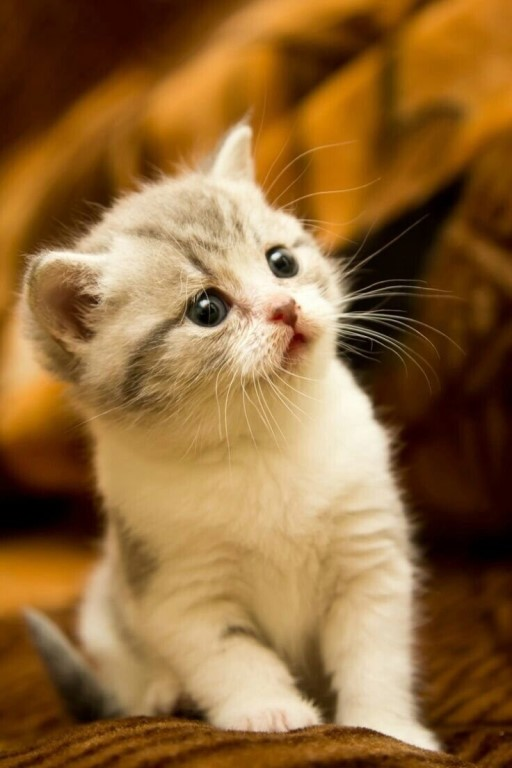
%> input picture 1.jpg, 512 x 768 px
$ octave lb1.m   (GNU Octave 9; MATLAB toolbox functions it lacks are replaced by stand-ins)
%> lines starting %> are read from the running program, lines starting %| are printed output that depends on the picture; in (x1, y1, x2, y2) boxes, pixels count from 0 and x2, y2 are one past the last pixel; in counts of white or black regions, pixels touching at a corner belong together; the program's own positions count from 1
% 1, 2
f = imread('C:\Users\arsen\OneDrive\Desktop\ЦОИ\1.jpg');
%> f is the input picture: size 768x512x3 uint8; mean R, G, B 144.4, 104.9, 57
% 3
imshow(f)
title('Исходное изображение');
pause
% 4
imwrite(f, 'C:\Users\arsen\OneDrive\Desktop\ЦОИ\DIP\Lab1\1_1.jpg');
% 5
imwrite(f, 'C:\Users\arsen\OneDrive\Desktop\ЦОИ\DIP\Lab1\1_1.png');
% 6
info_f1 = imfinfo('C:\Users\arsen\OneDrive\Desktop\ЦОИ\DIP\Lab1\1_1.jpg');
info_f2 = imfinfo('C:\Users\arsen\OneDrive\Desktop\ЦОИ\DIP\Lab1\1_1.png');
% 7
%% Рассчитать и сравнить степень сжатия изображений в форматах jpg и png по формуле:
%% Ks = ((W*H*Bit)/8) / FileSize, где Ks – степень сжатия изображения;
%% W H, – высота и ширина изображения в пикселях; Bit – разрядность изображения в бит;
%% FileSize – размер файла изображения в байтах.
W = length(f);
%> W = 768
H = width(f);
%> H = 512
Bit1 = info_f1.BitDepth;
Bit2 = info_f2.BitDepth;
FS1 = info_f1.FileSize;
FS2 = info_f2.FileSize;
Ks_1 = ((W*H*Bit1)/8)/FS1;
%> Ks_1 = 31.1
Ks_2 = ((W*H*Bit2)/8)/FS2;
%> Ks_2 = 2.39
Ks_dif = Ks_1 - Ks_2;
%> Ks_dif = 28.71
% 8
g = rgb2gray(f);
imshow(g);
title('Полутоновое изображение');
pause
imwrite(g, 'C:\Users\arsen\OneDrive\Desktop\ЦОИ\DIP\Lab1\1_g.jpg');
% 9
BW25 = im2bw(g, 0.25);
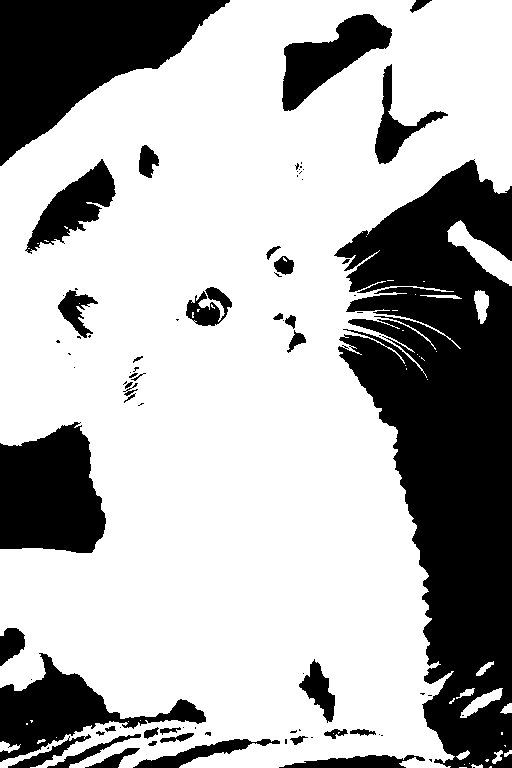
%> BW25: size 768x512 logical; 69.3% white; 83 black regions (44 under 20 px), largest, box (x1, y1, x2, y2) and area: (334, 159, 512, 768) 63164, (0, 0, 230, 166) 19410, (0, 422, 106, 553) 10929
BW50 = im2bw(g, 0.50);
%> BW50: size 768x512 logical; 42.4% white; 99 white regions (89 under 20 px), largest, box (x1, y1, x2, y2) and area: (0, 0, 440, 753) 158402, (454, 55, 512, 131) 2561, (414, 0, 512, 45) 2281
BW75 = im2bw(g, 0.75);
%> BW75: size 768x512 logical; 14.2% white; 116 white regions (102 under 20 px), largest, box (x1, y1, x2, y2) and area: (40, 125, 404, 536) 36637, (343, 539, 436, 750) 10081, (203, 642, 317, 731) 6061
imshow(BW25);
title('Полутоновое с порогом 25%');
pause
imshow(BW50);
title('Полутоновое с порогом 50%');
pause
imshow(BW75);
title('Полутоновое с порогом 75%');
pause
imwrite(BW25, 'C:\Users\arsen\OneDrive\Desktop\ЦОИ\DIP\Lab1\Logical\1_25.jpg');
imwrite(BW50, 'C:\Users\arsen\OneDrive\Desktop\ЦОИ\DIP\Lab1\Logical\1_50.jpg');
imwrite(BW75, 'C:\Users\arsen\OneDrive\Desktop\ЦОИ\DIP\Lab1\Logical\1_75.jpg');
% 10
% Преобразование полутонового изображения в 8-битовое
bitImage = im2uint8(g);

% Разбиение на битовые плоскости
bitPlanes = zeros(size(bitImage, 1), size(bitImage, 2), 8, 'uint8');
for i = 1:8
    bitPlanes(:,:,i) = bitget(bitImage, i);
end

% Вывод каждой битовой плоскости на экран
for i = 1:8
    figure;
    imshow(logical(bitPlanes(:,:,i))); % Преобразует каждую битовую плоскость в двоичное изображение
    title(['Битовая плоскость ', num2str(i)]);
end
%> this loop made 8 passes
%> pass 1, `imshow(logical(bitPlanes(:,:,i)));`:
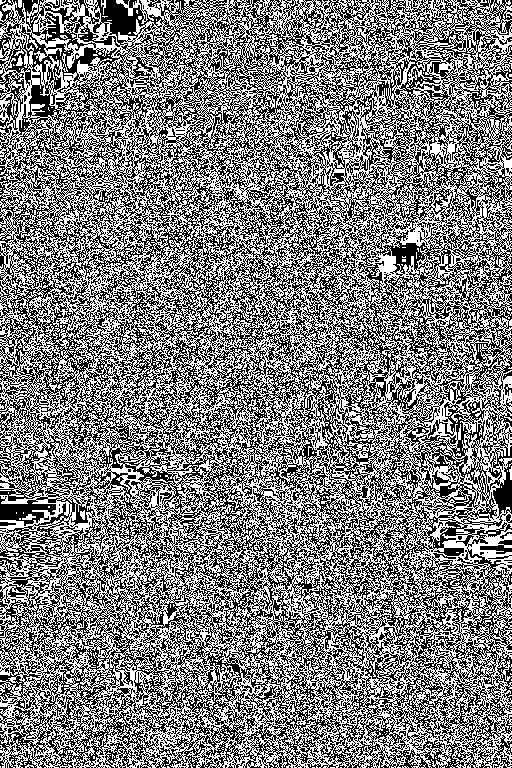
%> displayed picture: size 768x512 logical; 50% white in thin lines or dots

% Сохранение каждой отдельной битовой плоскости в директорию
for i = 1:8
    imwrite(logical(bitPlanes(:,:,i)), ['C:\Users\arsen\OneDrive\Desktop\ЦОИ\DIP\Lab1\BitPlane\8bit_', num2str(i), '.jpg']);
end
% 11
BLK5 = blkproc(g, [5 5],'mean2(x)*ones(size(x))');
BLK10 = blkproc(g, [10 10],'mean2(x)*ones(size(x))');
BLK20 = blkproc(g, [20 20],'mean2(x)*ones(size(x))');
BLK50 = blkproc(g, [50 50],'mean2(x)*ones(size(x))');
imwrite(BLK5, 'C:\Users\arsen\OneDrive\Desktop\ЦОИ\DIP\Lab1\Discret\BLK5.jpg');
imwrite(BLK10, 'C:\Users\arsen\OneDrive\Desktop\ЦОИ\DIP\Lab1\Discret\BLK10.jpg');
imwrite(BLK20, 'C:\Users\arsen\OneDrive\Desktop\ЦОИ\DIP\Lab1\Discret\BLK20.jpg');
imwrite(BLK50, 'C:\Users\arsen\OneDrive\Desktop\ЦОИ\DIP\Lab1\Discret\BLK50.jpg');
% 12
quantized_4 = imquantize(g, linspace(0, 255, 4));
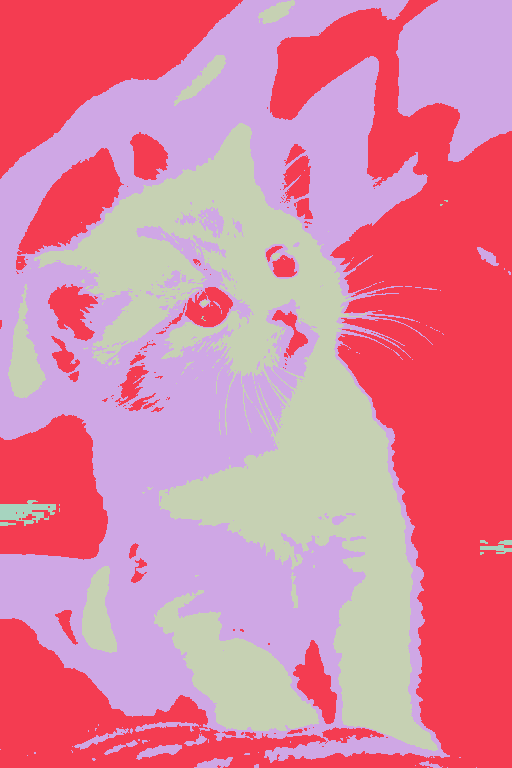
%> quantized_4: size 768x512 double; 4 distinct labels, from 1 to 4; one colour per label, 0 black
quantized_16 = imquantize(g, linspace(0, 255, 16));
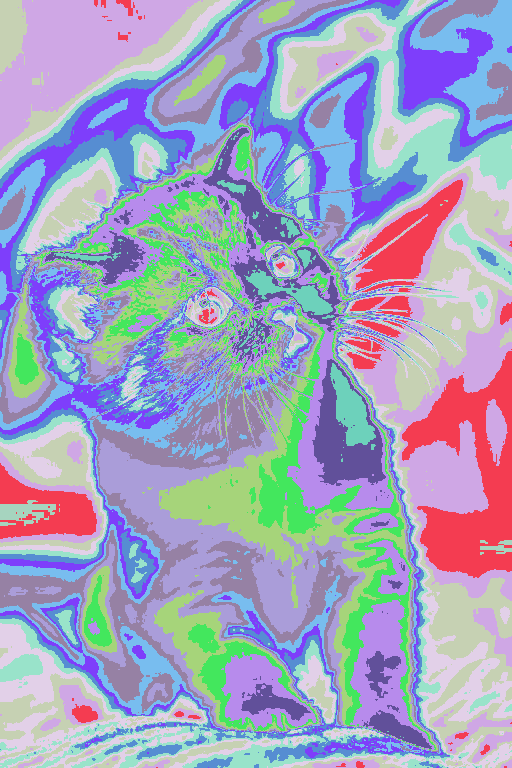
%> quantized_16: size 768x512 double; 16 distinct labels, from 1 to 16; one colour per label, 0 black
quantized_32 = imquantize(g, linspace(0, 255, 32));
quantized_64 = imquantize(g, linspace(0, 255, 64));
quantized_128 = imquantize(g, linspace(0, 255, 128));
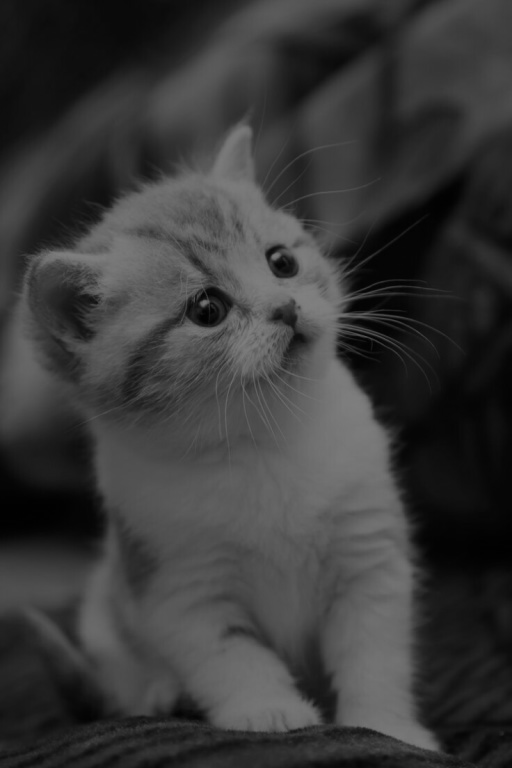
%> quantized_128: size 768x512 double; min 1, max 128, mean 56.9
imwrite(quantized_4, 'C:\Users\arsen\OneDrive\Desktop\ЦОИ\DIP\Lab1\Quantiz\quantized_4.jpg');
imwrite(quantized_16, 'C:\Users\arsen\OneDrive\Desktop\ЦОИ\DIP\Lab1\Quantiz\quantized_16.jpg');
imwrite(quantized_32, 'C:\Users\arsen\OneDrive\Desktop\ЦОИ\DIP\Lab1\Quantiz\quantized_32.jpg');
imwrite(quantized_64, 'C:\Users\arsen\OneDrive\Desktop\ЦОИ\DIP\Lab1\Quantiz\quantized_64.jpg');
imwrite(quantized_128, 'C:\Users\arsen\OneDrive\Desktop\ЦОИ\DIP\Lab1\Quantiz\quantized_128.jpg');
% 13
Y = length(g)/2;
%> Y = 384
X = width(g)/2;
%> X = 256
Crop = imcrop(g,[X-50 Y-50 99 99])
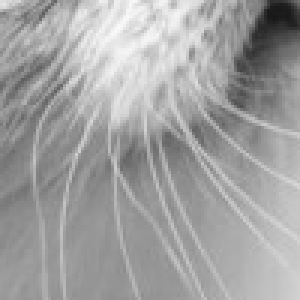
%> Crop: size 100x100 uint8 (shown 3 times larger); min 24, max 250, mean 161.3
pause
imshow(Crop)
title('Обрезанное изображение');
imwrite(Crop, 'C:\Users\arsen\OneDrive\Desktop\ЦОИ\DIP\Lab1\Crop\Crop.jpg');
% 14
N1 = g(21,18:21)
%> N1 = [39 37 38 39]
N2_1 = g(16,12)
%> N2_1 = 41
N2_2 = g(17,13)
%> N2_2 = 40
N2_3 = g(18,14)
%> N2_3 = 41
N2_4 = g(19,15)
%> N2_4 = 42
N2 = [N2_1, N2_2, N2_3, N2_4]
%> N2 = [41 40 41 42]
N3 = g(19,89:96)
%> N3 = [19 19 19 20 22 22 22 21]
% 15
MBL = mean(g(:));
%> MBL = 111.2
% 16
Mg = g;

if MBL < 128
    lc = 255; % Белый цвет
else
    lc = 0; % Черный цвет
end

lSize = 20; % Размер квадрата метки

Mg(1:lSize, 1:lSize) = lc; % Левый верхний угол
Mg(1:lSize, end-lSize+1:end) = lc; % Правый верхний угол
Mg(end-lSize+1:end, 1:lSize) = lc; % Левый нижний угол
Mg(end-lSize+1:end, end-lSize+1:end) = lc; % Правый нижний угол
centerX = floor(size(Mg, 2) / 2);
%> centerX = 256
centerY = floor(size(Mg, 1) / 2);
%> centerY = 384
Mg(centerY-lSize/2:centerY+lSize/2, centerX-lSize/2:centerX+lSize/2) = lc; % Центр
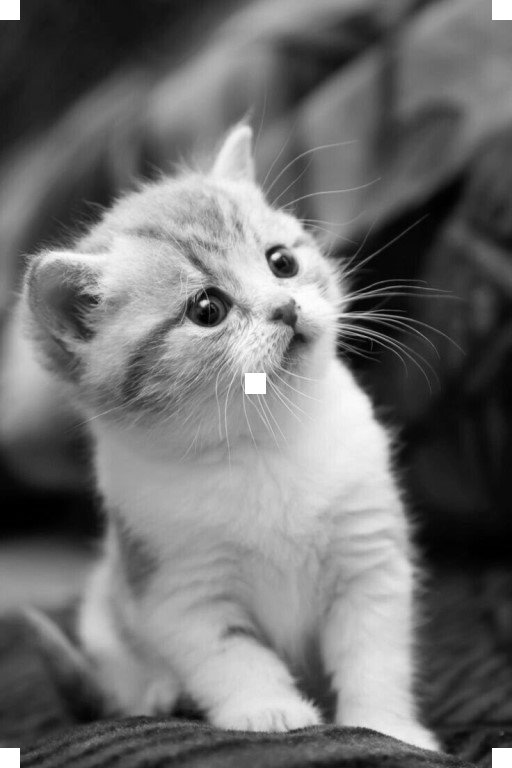
%> Mg: size 768x512 uint8; min 0, max 255, mean 112.1

figure;
imshow(Mg);
title('Изображение с метками');

imwrite(Mg, 'C:\Users\arsen\OneDrive\Desktop\ЦОИ\DIP\Lab1/Marks/Marks.jpg');
